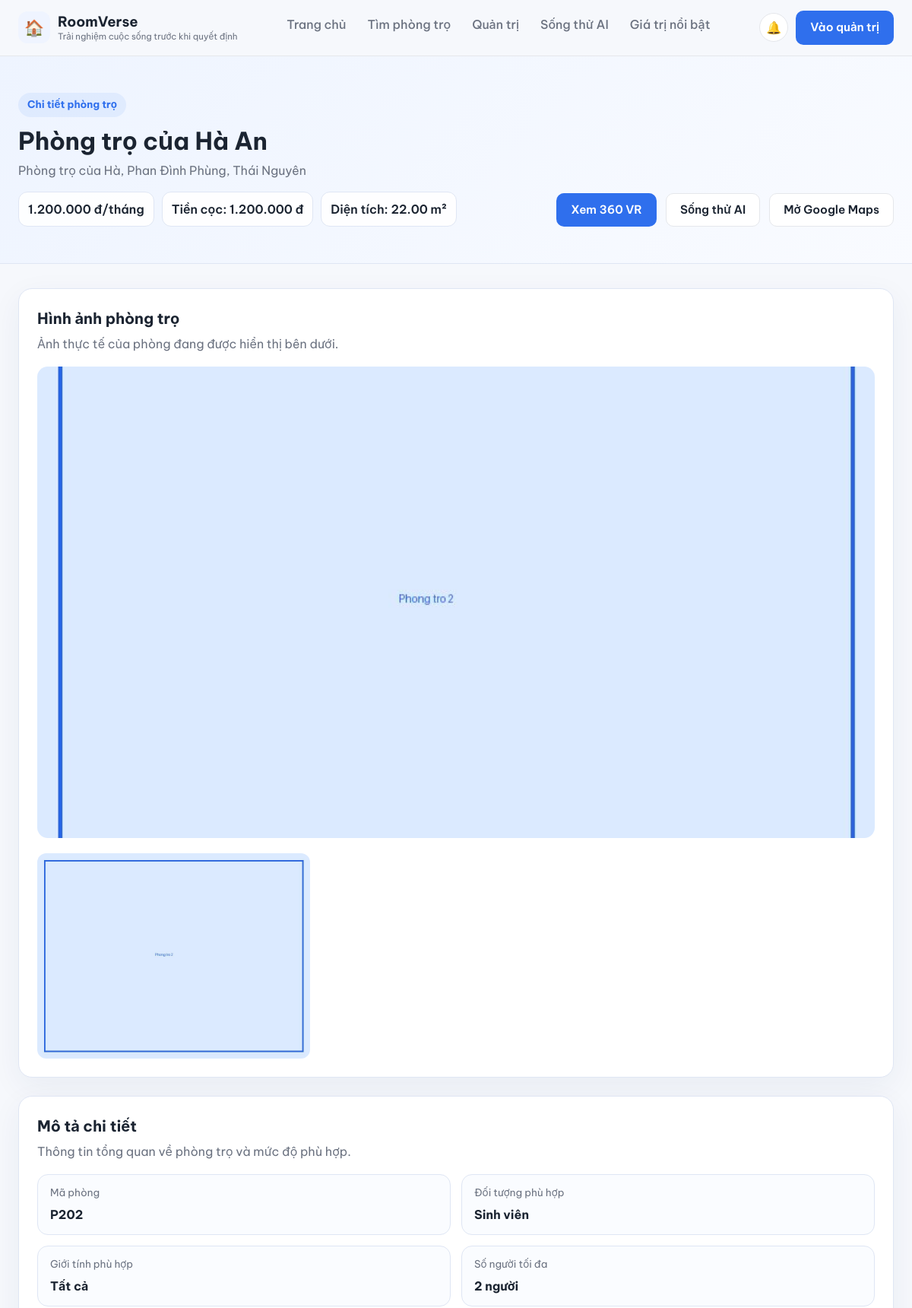
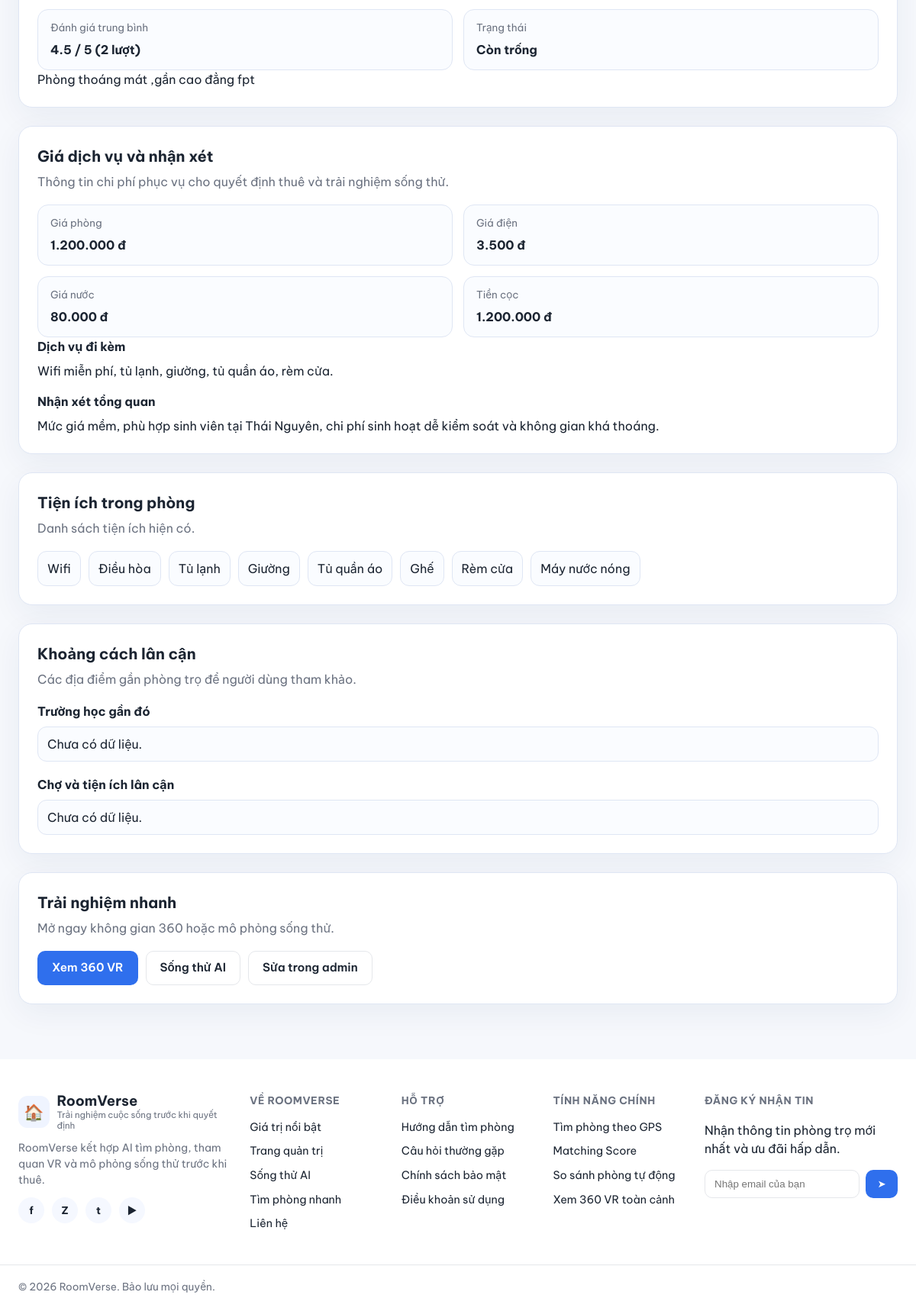
The page /index.php?page=detail&id=2 on the database its author committed (2 pictures, top to bottom).
### tables this page shows
CREATE TABLE `phong_tro` (
  `id` int NOT NULL AUTO_INCREMENT,
  `ten_phong` varchar(255) NOT NULL,
  `so` varchar(20) DEFAULT NULL,
  `gia` decimal(12,0) NOT NULL,
  `id_toa_do` int NOT NULL,
  `dien_tich` decimal(6,2) DEFAULT NULL,
  `tien_coc` decimal(12,0) DEFAULT NULL,
  `so_nguoi_toi_da` int DEFAULT NULL,
  `trang_thai` enum('con_trong','da_thue') NOT NULL DEFAULT 'con_trong',
  `id_doi_tuong` int DEFAULT NULL,
  `gioi_tinh` enum('nam','nu','tat_ca') NOT NULL DEFAULT 'tat_ca',
  `mo_ta` text,
  `id_tai_khoan` int DEFAULT NULL,
  `created_at` datetime NOT NULL DEFAULT CURRENT_TIMESTAMP,
  PRIMARY KEY (`id`),
  KEY `id_toa_do` (`id_toa_do`),
  KEY `id_doi_tuong` (`id_doi_tuong`),
  KEY `id_tai_khoan` (`id_tai_khoan`),
  CONSTRAINT `phong_tro_ibfk_1` FOREIGN KEY (`id_toa_do`) REFERENCES `toa_do` (`id`),
  CONSTRAINT `phong_tro_ibfk_2` FOREIGN KEY (`id_doi_tuong`) REFERENCES `doi_tuong` (`id`),
  CONSTRAINT `phong_tro_ibfk_3` FOREIGN KEY (`id_tai_khoan`) REFERENCES `tai_khoan` (`id`)
);

CREATE TABLE `toa_do` (
  `id` int NOT NULL AUTO_INCREMENT,
  `ten_dia_diem` varchar(255) NOT NULL,
  `id_loai` int NOT NULL,
  `latitude` decimal(10,7) NOT NULL,
  `longitude` decimal(10,7) NOT NULL,
  `link_google` varchar(500) DEFAULT NULL,
  `dia_chi` varchar(255) DEFAULT NULL,
  PRIMARY KEY (`id`),
  KEY `id_loai` (`id_loai`),
  CONSTRAINT `toa_do_ibfk_1` FOREIGN KEY (`id_loai`) REFERENCES `loai_dia_diem` (`id`)
);

CREATE TABLE `hinh_anh` (
  `id` int NOT NULL AUTO_INCREMENT,
  `id_phong` int NOT NULL,
  `duong_dan` varchar(500) NOT NULL,
  PRIMARY KEY (`id`),
  KEY `id_phong` (`id_phong`),
  CONSTRAINT `hinh_anh_ibfk_1` FOREIGN KEY (`id_phong`) REFERENCES `phong_tro` (`id`)
);

CREATE TABLE `doi_tuong` (
  `id` int NOT NULL AUTO_INCREMENT,
  `ten_doi_tuong` varchar(100) NOT NULL,
  PRIMARY KEY (`id`)
);

CREATE TABLE `living_simulation_room_reviews` (
  `id` int NOT NULL AUTO_INCREMENT,
  `room_id` int DEFAULT NULL,
  `room_name` varchar(150) DEFAULT NULL,
  `room_price` int DEFAULT NULL COMMENT 'Giá thuê phòng / tháng (VNĐ)',
  `electricity_price` int DEFAULT NULL COMMENT 'Giá điện / kWh (VNĐ)',
  `water_price` int DEFAULT NULL COMMENT 'Giá nước / khối hoặc / người (VNĐ)',
  `deposit_amount` int DEFAULT NULL COMMENT 'Tiền đặt cọc (VNĐ)',
  `extra_utilities` text COMMENT 'Wifi, chỗ để xe, thang máy, an ninh...',
  `overall_review` varchar(255) DEFAULT NULL COMMENT 'Nhận xét tổng quan',
  PRIMARY KEY (`id`),
  KEY `room_id` (`room_id`),
  CONSTRAINT `living_simulation_room_reviews_ibfk_1` FOREIGN KEY (`room_id`) REFERENCES `phong_tro` (`id`) ON DELETE SET NULL
);

### app/Views/portal/detail.php (the view, shortened to what the rows shown need)
<?php
$room = $room ?? null;
function detailCurrency(float|int|string|null $value): string
{
    return number_format((float) $value, 0, ',', '.') . ' đ';
}
function detailText(mixed $value, string $fallback = 'Chưa có dữ liệu'): string
{
    $text = trim((string) ($value ?? ''));
    return $text === '' ? $fallback : $text;
}
function detailAmenities(?array $amenities): array
{
    $labels = [
        'wifi' => 'Wifi',
        'dieu_hoa' => 'Điều hòa',
        'may_lanh' => 'Quạt mát',
        'may_giat' => 'Máy giặt',
        'may_say' => 'Máy sấy',
        'tu_lanh' => 'Tủ lạnh',
        'giuong' => 'Giường',
        'tu_quan_ao' => 'Tủ quần áo',
        'ban_hoc' => 'Bàn học',
        'ghe' => 'Ghế',
        'rem_cua' => 'Rèm cửa',
        'ke_bep' => 'Kệ bếp',
        'may_nuoc_nong' => 'Máy nước nóng',
    ];
    $available = [];
    foreach ($labels as $key => $label) {
        if (!empty($amenities[$key])) {
            $available[] = $label;
        }
    }
    return $available;
}
function detailGenderLabel(?string $value): string
{
    return match ($value) {
        'nam' => 'Nam',
        'nu' => 'Nữ',
        'tat_ca' => 'Tất cả',
        default => 'Chưa có dữ liệu',
    };
}
$roomImages = $room['images'] ?? [];
$serviceReview = $room['service_review'] ?? null;
$availableAmenities = detailAmenities($room['amenities'] ?? null);
?>
<!DOCTYPE html>
<html lang="vi">
<head>
    <link rel="stylesheet" href="assets/css/home.css">
    <link rel="stylesheet" href="assets/css/portal.css">
</head>
<body class="page-portal page-detail">
    <main class="portal-main">
        <?php if (!$room): ?>
            <section class="container portal-section">
                <div class="empty-state">
                    <h1>Không tìm thấy phòng trọ</h1>
                    <p>Phòng bạn đang truy cập chưa tồn tại hoặc đã bị xóa khỏi hệ thống.</p>
                    <div class="empty-actions">
                        <a class="btn btn-primary" href="index.php">Quay lại trang chủ</a>
                        <a class="btn btn-outline" href="index.php?page=admin">Mở trang quản trị</a>
                    </div>
                </div>
            </section>
        <?php else: ?>
            <section class="portal-hero">
                <div class="container portal-hero-inner detail-hero">
                    <div>
                        <span class="portal-kicker">Chi tiết phòng trọ</span>
                        <h1><?= htmlspecialchars($room['ten_phong']) ?></h1>
                        <p><?= htmlspecialchars(detailText($room['dia_chi'] ?? $room['ten_dia_diem'])) ?></p>
                        <div class="detail-quick-meta">
                            <span><?= detailCurrency($room['gia']) ?>/tháng</span>
                            <span>Tiền cọc: <?= detailCurrency($room['tien_coc']) ?></span>
                            <span>Diện tích: <?= $room['dien_tich'] !== null ? htmlspecialchars((string) $room['dien_tich']) . ' m²' : 'Chưa có dữ liệu' ?></span>
                        </div>
                    </div>
                    <div class="portal-hero-actions">
                        <a class="btn btn-primary" href="index.php?page=vr&id=<?= (int) $room['id'] ?>">Xem 360 VR</a>
                        <a class="btn btn-outline" href="simulation.php?room_id=<?= (int) $room['id'] ?>">Sống thử AI</a>
                        <?php if (!empty($room['link_google'])): ?>
                            <a class="btn btn-outline" href="<?= htmlspecialchars($room['link_google']) ?>" target="_blank" rel="noopener">Mở Google Maps</a>
                        <?php endif; ?>
                    </div>
                </div>
            </section>
            <section class="container portal-section detail-layout">
                <div class="detail-main">
                    <article class="detail-card">
                        <div class="section-heading">
                            <div>
                                <h2>Hình ảnh phòng trọ</h2>
                                <p><?= !empty($roomImages) ? 'Ảnh thực tế của phòng đang được hiển thị bên dưới.' : 'Chưa có dữ liệu ảnh cho phòng này.' ?></p>
                            </div>
                        </div>
                        <?php if (!empty($roomImages)): ?>
                            <div class="detail-gallery">
                                <div class="detail-gallery-main">
                                    <img src="<?= htmlspecialchars($roomImages[0]['duong_dan']) ?>" alt="<?= htmlspecialchars($room['ten_phong']) ?>">
                                </div>
                                <div class="detail-gallery-grid">
                                    <?php foreach ($roomImages as $image): ?>
                                        <img src="<?= htmlspecialchars($image['duong_dan']) ?>" alt="<?= htmlspecialchars($room['ten_phong']) ?>">
                                    <?php endforeach; ?>
                                </div>
                            </div>
                        <?php else: ?>
                            <div class="empty-inline">Chưa có dữ liệu ảnh phòng trọ.</div>
                        <?php endif; ?>
                    </article>
                    <article class="detail-card">
                        <div class="section-heading">
                            <div>
                                <h2>Mô tả chi tiết</h2>
                                <p>Thông tin tổng quan về phòng trọ và mức độ phù hợp.</p>
                            </div>
                        </div>
                        <div class="detail-info-grid">
                            <div class="info-item">
                                <span class="info-label">Mã phòng</span>
                                <strong><?= htmlspecialchars(detailText($room['so'])) ?></strong>
                            </div>
                            <div class="info-item">
                                <span class="info-label">Đối tượng phù hợp</span>
                                <strong><?= htmlspecialchars(detailText($room['ten_doi_tuong'])) ?></strong>
                            </div>
                            <div class="info-item">
                                <span class="info-label">Giới tính phù hợp</span>
                                <strong><?= htmlspecialchars(detailGenderLabel($room['gioi_tinh'] ?? null)) ?></strong>
                            </div>
                            <div class="info-item">
                                <span class="info-label">Số người tối đa</span>
                                <strong><?= $room['so_nguoi_toi_da'] !== null ? (int) $room['so_nguoi_toi_da'] . ' người' : 'Chưa có dữ liệu' ?></strong>
                            </div>
                            <div class="info-item">
                                <span class="info-label">Đánh giá trung bình</span>
                                <strong>
                                    <?= $room['diem_trung_binh'] !== null
                                        ? htmlspecialchars((string) $room['diem_trung_binh']) . ' / 5 (' . (int) ($room['so_luot_danh_gia'] ?? 0) . ' lượt)'
                                        : 'Chưa có dữ liệu' ?>
                                </strong>
                            </div>
                            <div class="info-item">
                                <span class="info-label">Trạng thái</span>
                                <strong><?= $room['trang_thai'] === 'da_thue' ? 'Đã thuê' : 'Còn trống' ?></strong>
                            </div>
                        </div>
                        <p class="detail-description"><?= nl2br(htmlspecialchars(detailText($room['mo_ta']))) ?></p>
                    </article>
                    <article class="detail-card">
                        <div class="section-heading">
                            <div>
                                <h2>Giá dịch vụ và nhận xét</h2>
                                <p>Thông tin chi phí phục vụ cho quyết định thuê và trải nghiệm sống thử.</p>
                            </div>
                        </div>
                        <div class="detail-info-grid">
                            <div class="info-item">
                                <span class="info-label">Giá phòng</span>
                                <strong><?= detailCurrency($serviceReview['room_price'] ?? $room['gia'] ?? null) ?></strong>
                            </div>
                            <div class="info-item">
                                <span class="info-label">Giá điện</span>
                                <strong><?= detailCurrency($serviceReview['electricity_price'] ?? null) ?></strong>
                            </div>
                            <div class="info-item">
                                <span class="info-label">Giá nước</span>
                                <strong><?= detailCurrency($serviceReview['water_price'] ?? null) ?></strong>
                            </div>
                            <div class="info-item">
                                <span class="info-label">Tiền cọc</span>
                                <strong><?= detailCurrency($serviceReview['deposit_amount'] ?? $room['tien_coc'] ?? null) ?></strong>
                            </div>
                        </div>
                        <div class="detail-note-block">
                            <h3>Dịch vụ đi kèm</h3>
                            <p><?= htmlspecialchars(detailText($serviceReview['extra_utilities'] ?? null, 'Không có')) ?></p>
                        </div>
                        <div class="detail-note-block">
                            <h3>Nhận xét tổng quan</h3>
                            <p><?= htmlspecialchars(detailText($serviceReview['overall_review'] ?? null)) ?></p>
                        </div>
                    </article>
                </div>
                <aside class="detail-sidebar">
                    <article class="detail-card">
                        <div class="section-heading">
                            <div>
                                <h2>Tiện ích trong phòng</h2>
                                <p>Danh sách tiện ích hiện có.</p>
                            </div>
                        </div>
                        <?php if (!empty($availableAmenities)): ?>
                            <ul class="tag-list">
                                <?php foreach ($availableAmenities as $amenityLabel): ?>
                                    <li><?= htmlspecialchars($amenityLabel) ?></li>
                                <?php endforeach; ?>
                            </ul>
                        <?php else: ?>
                            <div class="empty-inline">Chưa có dữ liệu tiện ích.</div>
                        <?php endif; ?>
                    </article>
                    <article class="detail-card">
                        <div class="section-heading">
                            <div>
                                <h2>Khoảng cách lân cận</h2>
                                <p>Các địa điểm gần phòng trọ để người dùng tham khảo.</p>
                            </div>
                        </div>
                        <?php foreach (($room['nearby_sections'] ?? []) as $section): ?>
                            <div class="detail-nearby-group">
                                <h3><?= htmlspecialchars($section['title']) ?></h3>
                                <?php if (!empty($section['items'])): ?>
                                    <ul class="nearby-list">
                                        <?php foreach ($section['items'] as $item): ?>
                                            <li><?= htmlspecialchars((string) $item) ?></li>
                                        <?php endforeach; ?>
                                    </ul>
                                <?php else: ?>
                                    <div class="empty-inline">Chưa có dữ liệu.</div>
                                <?php endif; ?>
                            </div>
                        <?php endforeach; ?>
                    </article>
                    <article class="detail-card">
                        <div class="section-heading">
                            <div>
                                <h2>Trải nghiệm nhanh</h2>
                                <p>Mở ngay không gian 360 hoặc mô phỏng sống thử.</p>
                            </div>
                        </div>
                        <div class="stack-actions">
                            <a class="btn btn-primary" href="index.php?page=vr&id=<?= (int) $room['id'] ?>">Xem 360 VR</a>
                            <a class="btn btn-outline" href="simulation.php?room_id=<?= (int) $room['id'] ?>">Sống thử AI</a>
                            <a class="btn btn-outline" href="index.php?page=admin&edit=<?= (int) $room['id'] ?>">Sửa trong admin</a>
                        </div>
                    </article>
                </aside>
            </section>
        <?php endif; ?>
    </main>
</body>
</html>

### rows shown on the page
phong_tro: ten_phong "Phòng trọ của Hà An", id_toa_do.dia_chi "Phòng trọ của Hà, Phan Đình Phùng, Thái Nguyên", gia "1.200.000 đ", tien_coc "1.200.000 đ", dien_tich "22.00", so "P202", id_doi_tuong.ten_doi_tuong "Sinh viên", gioi_tinh "Tất cả", so_nguoi_toi_da "2", mo_ta "Phòng thoáng mát ,gần cao đẳng fpt"
hinh_anh: duong_dan (picture)
living_simulation_room_reviews: room_price "1.200.000 đ", electricity_price "3.500 đ", water_price "80.000 đ", deposit_amount "1.200.000 đ", extra_utilities "Wifi miễn phí, tủ lạnh, giường, tủ quần áo, rèm cửa.", overall_review "Mức giá mềm, phù hợp sinh viên tại Thái Nguyên, chi phí sinh hoạt dễ kiểm soát và không gian khá thoáng."

### other values the page prints
$room['diem_trung_binh'] "4.5"
$room['so_luot_danh_gia'] "2"
$amenityLabel "Wifi"
$amenityLabel "Điều hòa"
$amenityLabel "Tủ lạnh"
$amenityLabel "Giường"
$amenityLabel "Tủ quần áo"
$amenityLabel "Ghế"
$amenityLabel "Rèm cửa"
$amenityLabel "Máy nước nóng"
$section['title'] "Trường học gần đó"
$section['title'] "Chợ và tiện ích lân cận"
